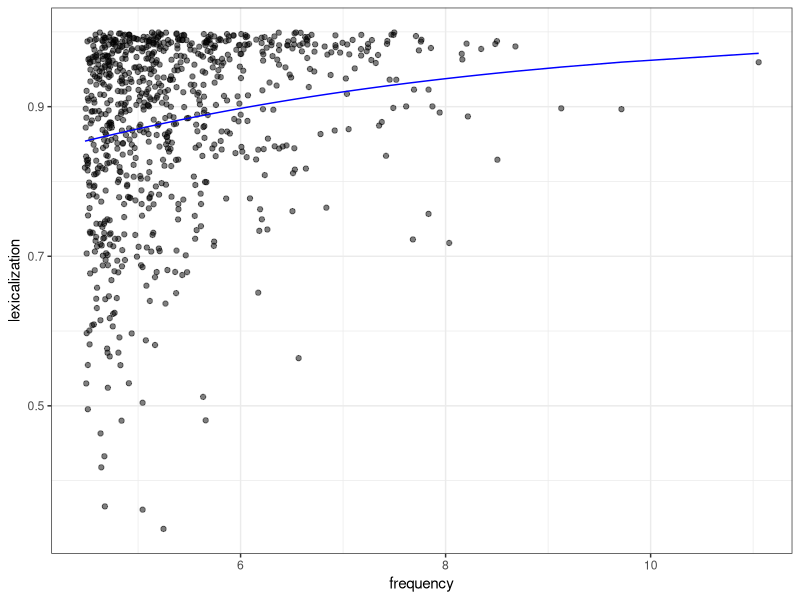

R code for this plot:
## ---- chunk 1
knitr::opts_chunk$set(echo = TRUE, message=FALSE, warning=FALSE)
## ---- chunk 2
library(dplyr)
library(tidyverse)
library(here)
library(glmmTMB)

select <- dplyr::select
## ---- chunk 3

d <- read_csv(here("data/lexicalization", "lexicalization.csv"), show_col_types = FALSE) %>%
  mutate(frequency = log(frequency))

## ---- chunk 4

# m1 is a "full model" that includes the frequency variable as a predictor
m1 <- glmmTMB(lexicalization ~ frequency,
                   data = d,
                   family = beta_family(link = "logit"))

# pull out regression coefficient for frequency
beta_freq <- round(coef(summary(m1))$cond[2, "Estimate"], 2)
summary(m1)
## ---- chunk 5
m2 <- glmmTMB(lexicalization ~ 1,
                   data = d,
                   family = beta_family(link = "logit"))

summary(m2)
## ---- chunk 6
a <- anova(m2, m1)

# pull out p value and chi-squared statistic
p_value <-  signif(a$"Pr(>Chisq)"[2] , digits=3)
chi_sq <- signif(a$Chisq[2], digits=3)
df <- a$Df[2]

show(a)
## ---- chunk 7
ci <- confint(m1)
## ---- chunk 8

# there is not built-in function in ggplot to plot beta regression lines
# so we'll use beta regression fits to visualize:
d <- d %>%
  mutate(predicted = predict(m1, type = "response")) %>%
  arrange(frequency)

d %>% 
  ggplot(aes(x = frequency, y = lexicalization)) +
  geom_point(alpha = 0.5) +
  geom_line(aes(x = frequency, y = predicted), color = "blue", linewidth = 0.5) +
  theme_bw()
